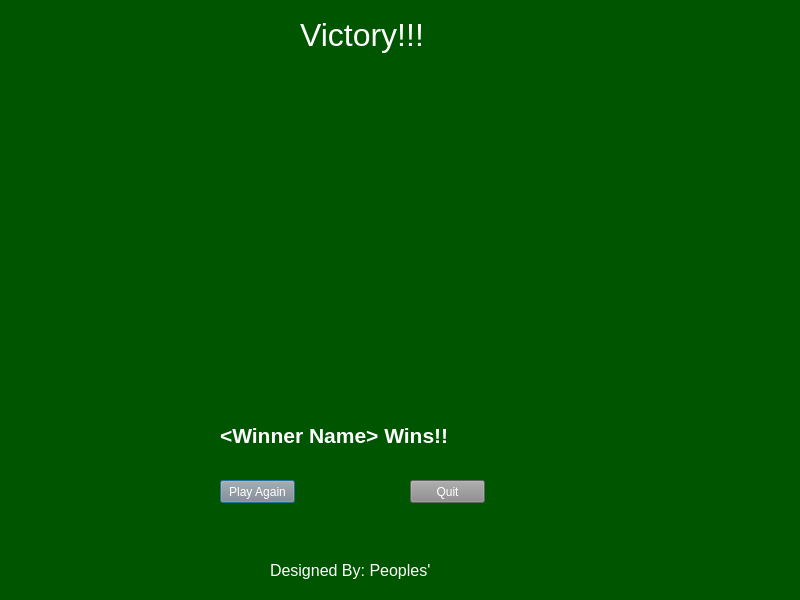
<?xml version="1.0" encoding="UTF-8"?>
<ui version="4.0">
 <class>WWVictoryWindow</class>
 <widget class="QDialog" name="WWVictoryWindow">
  <property name="geometry">
   <rect>
    <x>0</x>
    <y>0</y>
    <width>800</width>
    <height>600</height>
   </rect>
  </property>
  <property name="windowTitle">
   <string>Dialog</string>
  </property>
  <property name="styleSheet">
   <string notr="true">background-color: rgb(0, 85, 0);</string>
  </property>
  <widget class="QLabel" name="victorLabel">
   <property name="geometry">
    <rect>
     <x>300</x>
     <y>10</y>
     <width>131</width>
     <height>51</height>
    </rect>
   </property>
   <property name="text">
    <string>&lt;html&gt;&lt;head/&gt;&lt;body&gt;&lt;p&gt;&lt;span style=&quot; font-size:24pt; color:#ffffff;&quot;&gt;Victory!!!&lt;/span&gt;&lt;/p&gt;&lt;/body&gt;&lt;/html&gt;</string>
   </property>
  </widget>
  <widget class="QLabel" name="trophyPixMap">
   <property name="geometry">
    <rect>
     <x>190</x>
     <y>70</y>
     <width>291</width>
     <height>341</height>
    </rect>
   </property>
   <property name="styleSheet">
    <string notr="true">border-image: url(:/Main/img/trophy.png);
background-color: rgba(255, 255, 255, 0);</string>
   </property>
   <property name="text">
    <string>&lt;html&gt;&lt;head/&gt;&lt;body&gt;&lt;p&gt;&lt;br/&gt;&lt;/p&gt;&lt;/body&gt;&lt;/html&gt;</string>
   </property>
  </widget>
  <widget class="QPushButton" name="playAgainPushButton">
   <property name="geometry">
    <rect>
     <x>220</x>
     <y>480</y>
     <width>75</width>
     <height>23</height>
    </rect>
   </property>
   <property name="styleSheet">
    <string notr="true">color: rgb(255, 255, 255);
background-color: rgb(138, 138, 138);</string>
   </property>
   <property name="text">
    <string>Play Again</string>
   </property>
  </widget>
  <widget class="QPushButton" name="quitPushButton">
   <property name="geometry">
    <rect>
     <x>410</x>
     <y>480</y>
     <width>75</width>
     <height>23</height>
    </rect>
   </property>
   <property name="styleSheet">
    <string notr="true">color: rgb(255, 255, 255);
background-color: rgb(138, 138, 138);</string>
   </property>
   <property name="text">
    <string>Quit</string>
   </property>
  </widget>
  <widget class="QLabel" name="designedByLabel">
   <property name="geometry">
    <rect>
     <x>270</x>
     <y>550</y>
     <width>161</width>
     <height>41</height>
    </rect>
   </property>
   <property name="styleSheet">
    <string notr="true">background-color: rgba(255, 255, 255, 0);</string>
   </property>
   <property name="text">
    <string>&lt;html&gt;&lt;head/&gt;&lt;body&gt;&lt;p&gt;&lt;span style=&quot; font-size:12pt; color:#ffffff;&quot;&gt;Designed By: Peoples'&lt;/span&gt;&lt;/p&gt;&lt;/body&gt;&lt;/html&gt;</string>
   </property>
  </widget>
  <widget class="QLabel" name="winnerLabel">
   <property name="geometry">
    <rect>
     <x>220</x>
     <y>420</y>
     <width>281</width>
     <height>31</height>
    </rect>
   </property>
   <property name="autoFillBackground">
    <bool>false</bool>
   </property>
   <property name="styleSheet">
    <string notr="true">background-color: rgba(255, 255, 255, 0);</string>
   </property>
   <property name="text">
    <string>&lt;html&gt;&lt;head/&gt;&lt;body&gt;&lt;p&gt;&lt;span style=&quot; font-size:16pt; font-weight:600; color:#ffffff;&quot;&gt;&amp;lt;Winner Name&amp;gt; Wins!!&lt;/span&gt;&lt;/p&gt;&lt;/body&gt;&lt;/html&gt;</string>
   </property>
  </widget>
  <zorder>victorLabel</zorder>
  <zorder>trophyPixMap</zorder>
  <zorder>quitPushButton</zorder>
  <zorder>playAgainPushButton</zorder>
  <zorder>designedByLabel</zorder>
  <zorder>winnerLabel</zorder>
 </widget>
 <resources>
  <include location="../../../../05-22-2019 WW/Development/WagerWarCardGame/resources/re1.qrc"/>
 </resources>
 <connections/>
</ui>
